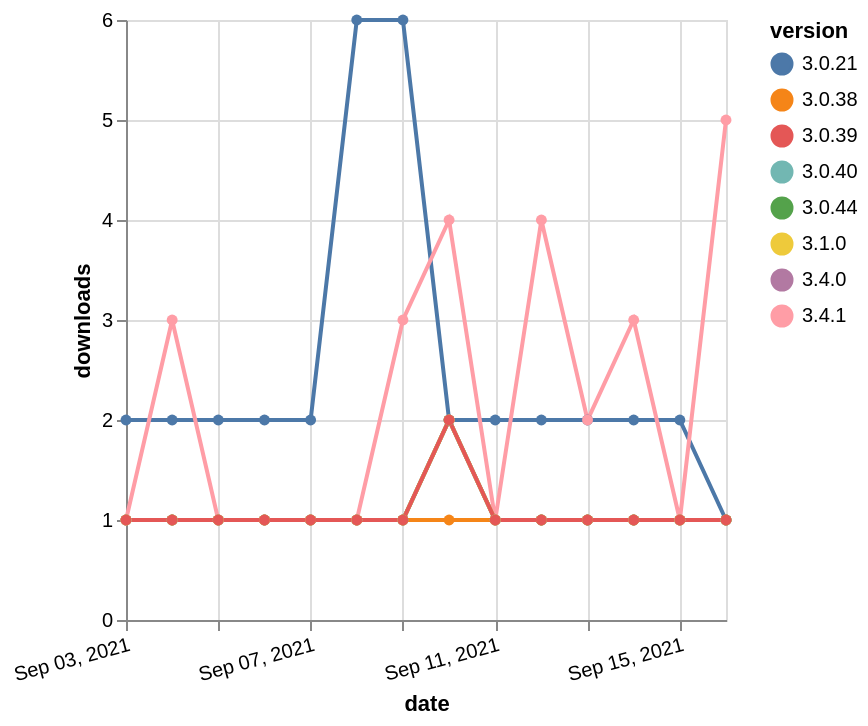

This figure's Vega-Lite source:
### Vega-Lite specification from a JSON file in a GitHub repository (floating-point values rounded to 4 significant figures)
{"$schema": "https://vega.github.io/schema/vega-lite/v5.json", "description": "A simple bar chart with embedded data.", "data": {"values": [{"date": "2021-09-03", "total": 2868, "delta": 2, "version": "3.0.21"}, {"date": "2021-09-04", "total": 2870, "delta": 2, "version": "3.0.21"}, {"date": "2021-09-05", "total": 2872, "delta": 2, "version": "3.0.21"}, {"date": "2021-09-06", "total": 2874, "delta": 2, "version": "3.0.21"}, {"date": "2021-09-07", "total": 2876, "delta": 2, "version": "3.0.21"}, {"date": "2021-09-08", "total": 2882, "delta": 6, "version": "3.0.21"}, {"date": "2021-09-09", "total": 2888, "delta": 6, "version": "3.0.21"}, {"date": "2021-09-10", "total": 2890, "delta": 2, "version": "3.0.21"}, {"date": "2021-09-11", "total": 2892, "delta": 2, "version": "3.0.21"}, {"date": "2021-09-12", "total": 2894, "delta": 2, "version": "3.0.21"}, {"date": "2021-09-13", "total": 2896, "delta": 2, "version": "3.0.21"}, {"date": "2021-09-14", "total": 2898, "delta": 2, "version": "3.0.21"}, {"date": "2021-09-15", "total": 2900, "delta": 2, "version": "3.0.21"}, {"date": "2021-09-16", "total": 2901, "delta": 1, "version": "3.0.21"}, {"date": "2021-09-03", "total": 173, "delta": 1, "version": "3.0.38"}, {"date": "2021-09-04", "total": 174, "delta": 1, "version": "3.0.38"}, {"date": "2021-09-05", "total": 175, "delta": 1, "version": "3.0.38"}, {"date": "2021-09-06", "total": 176, "delta": 1, "version": "3.0.38"}, {"date": "2021-09-07", "total": 177, "delta": 1, "version": "3.0.38"}, {"date": "2021-09-08", "total": 178, "delta": 1, "version": "3.0.38"}, {"date": "2021-09-09", "total": 179, "delta": 1, "version": "3.0.38"}, {"date": "2021-09-10", "total": 180, "delta": 1, "version": "3.0.38"}, {"date": "2021-09-11", "total": 181, "delta": 1, "version": "3.0.38"}, {"date": "2021-09-12", "total": 182, "delta": 1, "version": "3.0.38"}, {"date": "2021-09-13", "total": 183, "delta": 1, "version": "3.0.38"}, {"date": "2021-09-14", "total": 184, "delta": 1, "version": "3.0.38"}, {"date": "2021-09-15", "total": 185, "delta": 1, "version": "3.0.38"}, {"date": "2021-09-16", "total": 186, "delta": 1, "version": "3.0.38"}, {"date": "2021-09-03", "total": 397, "delta": 1, "version": "3.0.44"}, {"date": "2021-09-04", "total": 398, "delta": 1, "version": "3.0.44"}, {"date": "2021-09-05", "total": 399, "delta": 1, "version": "3.0.44"}, {"date": "2021-09-06", "total": 400, "delta": 1, "version": "3.0.44"}, {"date": "2021-09-07", "total": 401, "delta": 1, "version": "3.0.44"}, {"date": "2021-09-08", "total": 402, "delta": 1, "version": "3.0.44"}, {"date": "2021-09-09", "total": 403, "delta": 1, "version": "3.0.44"}, {"date": "2021-09-10", "total": 405, "delta": 2, "version": "3.0.44"}, {"date": "2021-09-11", "total": 406, "delta": 1, "version": "3.0.44"}, {"date": "2021-09-12", "total": 407, "delta": 1, "version": "3.0.44"}, {"date": "2021-09-13", "total": 408, "delta": 1, "version": "3.0.44"}, {"date": "2021-09-14", "total": 409, "delta": 1, "version": "3.0.44"}, {"date": "2021-09-15", "total": 410, "delta": 1, "version": "3.0.44"}, {"date": "2021-09-16", "total": 411, "delta": 1, "version": "3.0.44"}, {"date": "2021-09-03", "total": 226, "delta": 1, "version": "3.4.0"}, {"date": "2021-09-04", "total": 227, "delta": 1, "version": "3.4.0"}, {"date": "2021-09-05", "total": 228, "delta": 1, "version": "3.4.0"}, {"date": "2021-09-06", "total": 229, "delta": 1, "version": "3.4.0"}, {"date": "2021-09-07", "total": 230, "delta": 1, "version": "3.4.0"}, {"date": "2021-09-08", "total": 231, "delta": 1, "version": "3.4.0"}, {"date": "2021-09-09", "total": 232, "delta": 1, "version": "3.4.0"}, {"date": "2021-09-10", "total": 234, "delta": 2, "version": "3.4.0"}, {"date": "2021-09-11", "total": 235, "delta": 1, "version": "3.4.0"}, {"date": "2021-09-12", "total": 236, "delta": 1, "version": "3.4.0"}, {"date": "2021-09-13", "total": 237, "delta": 1, "version": "3.4.0"}, {"date": "2021-09-14", "total": 238, "delta": 1, "version": "3.4.0"}, {"date": "2021-09-15", "total": 239, "delta": 1, "version": "3.4.0"}, {"date": "2021-09-16", "total": 240, "delta": 1, "version": "3.4.0"}, {"date": "2021-09-03", "total": 349, "delta": 1, "version": "3.4.1"}, {"date": "2021-09-04", "total": 352, "delta": 3, "version": "3.4.1"}, {"date": "2021-09-05", "total": 353, "delta": 1, "version": "3.4.1"}, {"date": "2021-09-06", "total": 354, "delta": 1, "version": "3.4.1"}, {"date": "2021-09-07", "total": 355, "delta": 1, "version": "3.4.1"}, {"date": "2021-09-08", "total": 356, "delta": 1, "version": "3.4.1"}, {"date": "2021-09-09", "total": 359, "delta": 3, "version": "3.4.1"}, {"date": "2021-09-10", "total": 363, "delta": 4, "version": "3.4.1"}, {"date": "2021-09-11", "total": 364, "delta": 1, "version": "3.4.1"}, {"date": "2021-09-12", "total": 368, "delta": 4, "version": "3.4.1"}, {"date": "2021-09-13", "total": 370, "delta": 2, "version": "3.4.1"}, {"date": "2021-09-14", "total": 373, "delta": 3, "version": "3.4.1"}, {"date": "2021-09-15", "total": 374, "delta": 1, "version": "3.4.1"}, {"date": "2021-09-16", "total": 379, "delta": 5, "version": "3.4.1"}, {"date": "2021-09-03", "total": 175, "delta": 1, "version": "3.0.40"}, {"date": "2021-09-04", "total": 176, "delta": 1, "version": "3.0.40"}, {"date": "2021-09-05", "total": 177, "delta": 1, "version": "3.0.40"}, {"date": "2021-09-06", "total": 178, "delta": 1, "version": "3.0.40"}, {"date": "2021-09-07", "total": 179, "delta": 1, "version": "3.0.40"}, {"date": "2021-09-08", "total": 180, "delta": 1, "version": "3.0.40"}, {"date": "2021-09-09", "total": 181, "delta": 1, "version": "3.0.40"}, {"date": "2021-09-10", "total": 183, "delta": 2, "version": "3.0.40"}, {"date": "2021-09-11", "total": 184, "delta": 1, "version": "3.0.40"}, {"date": "2021-09-12", "total": 185, "delta": 1, "version": "3.0.40"}, {"date": "2021-09-13", "total": 186, "delta": 1, "version": "3.0.40"}, {"date": "2021-09-14", "total": 187, "delta": 1, "version": "3.0.40"}, {"date": "2021-09-15", "total": 188, "delta": 1, "version": "3.0.40"}, {"date": "2021-09-16", "total": 189, "delta": 1, "version": "3.0.40"}, {"date": "2021-09-03", "total": 212, "delta": 1, "version": "3.1.0"}, {"date": "2021-09-04", "total": 213, "delta": 1, "version": "3.1.0"}, {"date": "2021-09-05", "total": 214, "delta": 1, "version": "3.1.0"}, {"date": "2021-09-06", "total": 215, "delta": 1, "version": "3.1.0"}, {"date": "2021-09-07", "total": 216, "delta": 1, "version": "3.1.0"}, {"date": "2021-09-08", "total": 217, "delta": 1, "version": "3.1.0"}, {"date": "2021-09-09", "total": 218, "delta": 1, "version": "3.1.0"}, {"date": "2021-09-10", "total": 220, "delta": 2, "version": "3.1.0"}, {"date": "2021-09-11", "total": 221, "delta": 1, "version": "3.1.0"}, {"date": "2021-09-12", "total": 222, "delta": 1, "version": "3.1.0"}, {"date": "2021-09-13", "total": 223, "delta": 1, "version": "3.1.0"}, {"date": "2021-09-14", "total": 224, "delta": 1, "version": "3.1.0"}, {"date": "2021-09-15", "total": 225, "delta": 1, "version": "3.1.0"}, {"date": "2021-09-16", "total": 226, "delta": 1, "version": "3.1.0"}, {"date": "2021-09-03", "total": 205, "delta": 1, "version": "3.0.39"}, {"date": "2021-09-04", "total": 206, "delta": 1, "version": "3.0.39"}, {"date": "2021-09-05", "total": 207, "delta": 1, "version": "3.0.39"}, {"date": "2021-09-06", "total": 208, "delta": 1, "version": "3.0.39"}, {"date": "2021-09-07", "total": 209, "delta": 1, "version": "3.0.39"}, {"date": "2021-09-08", "total": 210, "delta": 1, "version": "3.0.39"}, {"date": "2021-09-09", "total": 211, "delta": 1, "version": "3.0.39"}, {"date": "2021-09-10", "total": 213, "delta": 2, "version": "3.0.39"}, {"date": "2021-09-11", "total": 214, "delta": 1, "version": "3.0.39"}, {"date": "2021-09-12", "total": 215, "delta": 1, "version": "3.0.39"}, {"date": "2021-09-13", "total": 216, "delta": 1, "version": "3.0.39"}, {"date": "2021-09-14", "total": 217, "delta": 1, "version": "3.0.39"}, {"date": "2021-09-15", "total": 218, "delta": 1, "version": "3.0.39"}, {"date": "2021-09-16", "total": 219, "delta": 1, "version": "3.0.39"}]}, "width": "container", "mark": {"type": "line", "point": {"filled": true}}, "encoding": {"x": {"field": "date", "type": "temporal", "timeUnit": "yearmonthdate", "title": "date", "axis": {"labelAngle": -15}}, "y": {"field": "delta", "type": "quantitative", "title": "downloads"}, "color": {"field": "version", "type": "nominal"}, "tooltip": {"field": "delta"}}}
